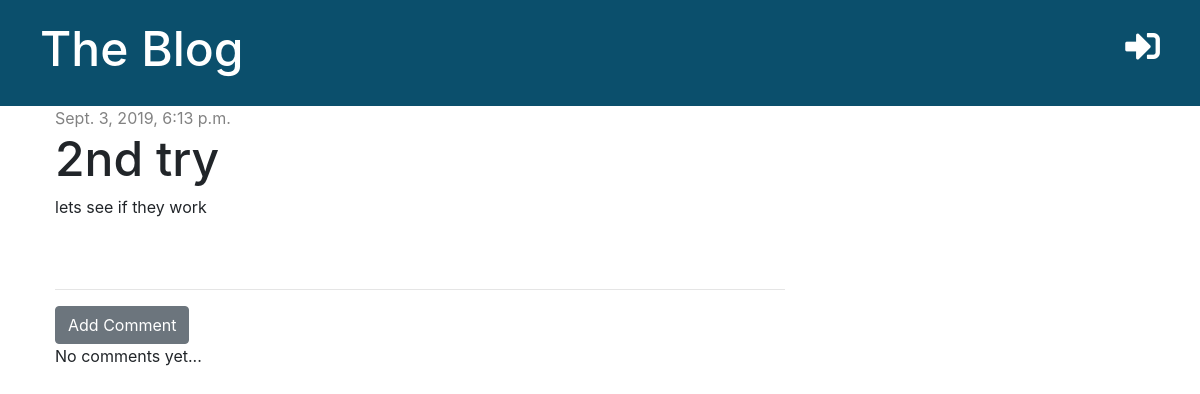
Screenshot of /post/9/ with the database file from the repository.
### blog/models.py (models this page shows, shortened)
class Post(models.Model):
    author = models.ForeignKey('auth.User', on_delete=models.CASCADE)
    title = models.CharField(max_length=200)
    text = models.TextField()
    created_date = models.DateTimeField(default=timezone.now)
    published_date = models.DateTimeField(blank=True, null=True)

### blog/views.py (the view)
# urls.py: path('post/<int:pk>/', views.post_detail, name='post_detail'),
def post_detail(request, pk):
    post = get_object_or_404(Post, pk=pk)
    stuff_for_frontend = {'post': post}
    return render(request, 'blog/post_detail.html', stuff_for_frontend)

### blog/templates/blog/post_detail.html (shortened to what this page needs)
{% extends 'blog/base.html' %}
{% block content %}
  <div class="post">
    {% if post.published_date %}
      <div class="date">
        {{ post.published_date }}
      </div>
    {% else %}
      <a href="{% url 'post_publish' pk=post.pk %}" class="btn btn-primary">Publish</a>
    {% endif %}
      <h1>{{ post.title }}</h1>
      <p>{{ post.text }}</p>
  </div>
  <hr>
  <a href="{% url 'add_comment_to_post' pk=post.pk %}" class="btn btn-secondary">Add Comment</a>
  {% for comment in post.comments.all %}
    {% if user.is_authenticated or comment.approved %}
      <div class="comment">
        <div class="date">
          {{ comment.created_date }}
        </div>
        {% if not comment.approved and user.is_superuser %}
          <a href="{% url 'comment_approve' pk=comment.pk %}"><i class="fas fa-check"></i></a>
          <a href="{% url 'comment_remove' pk=comment.pk %}"><i class="far fa-trash-alt"></i></a>
        {% endif %}
        <strong>{{ comment.author }}</strong>
        <p>{{ comment.text }}</p>
      </div>
    {% endif %}
  {% empty %}
    <p>No comments yet...</p>
  {% endfor %}
{% endblock %}

### blog/static/css/blog.css (style rules this page uses)
h1, h2, h3, h4 { font-size: 48px; }
.date { color: #828282; }
.post { margin-bottom: 70px; }

### rows the page displays
Post: published_date "Sept. 3, 2019, 6:13 p.m.", title "2nd try", text "lets see if they work"
